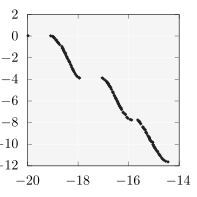

Source code (gnuplot):
set size square
unset key
set lmargin 2
set rmargin 1
set tmargin 1
set bmargin 2

set xtics 2
set ytics 2

# set format x "$%.1f$"
# set format y "$%.1f$"

plot 'kursawe_200_135_186.dat' u 1:2 w points lc rgb "#222222" pt 13 ps 0.8
